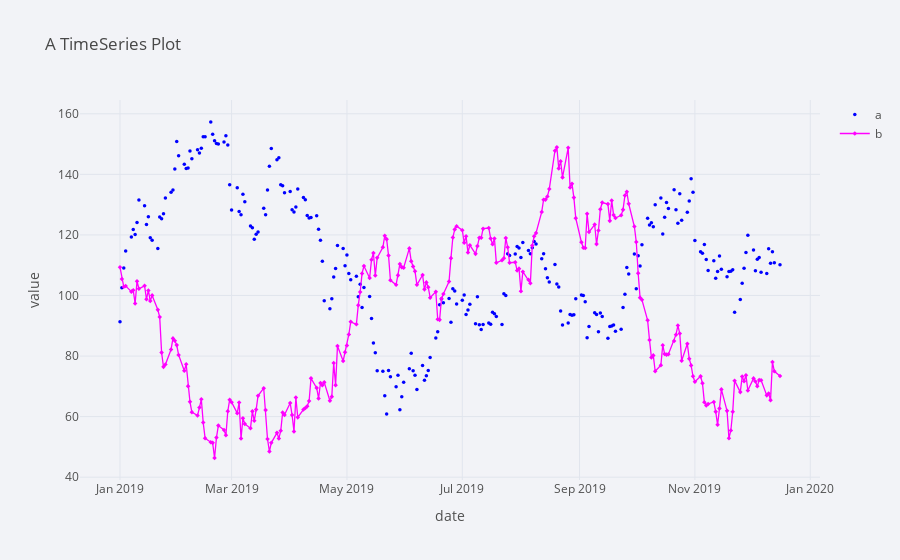

Notebook cell for this chart:
### Code cell
plyo.iplot(
    df[['a','b']].iplot(asFigure=True,
                        theme='polar',
                        title='A TimeSeries Plot',
                        xTitle='date',
                        yTitle='value',
                        mode={'a':'markers','b':'lines+markers'},
                        symbol={'a':'circle','b':'diamond'},
                        size=3.5,
                        colors={'a':'blue','b':'magenta'}),
    image='png',
    filename='ply_02'
)

### Figure 1 — Plotly figure (JSON) as saved in the notebook; plotly's stock layout.template omitted (floating-point values rounded to 4 significant figures; data arrays with more than 128 entries replaced by an {"elided": "..."} marker saying what was removed)
{"data": [{"line": {"color": "blue", "dash": "solid", "shape": "linear", "width": 1.3}, "marker": {"size": 3.5, "symbol": "circle"}, "mode": "markers", "name": "a", "text": "", "type": "scatter", "x": {"elided": "250 str values"}, "y": {"elided": "250 float values"}}, {"line": {"color": "magenta", "dash": "solid", "shape": "linear", "width": 1.3}, "marker": {"size": 3.5, "symbol": "diamond"}, "mode": "lines+markers", "name": "b", "text": "", "type": "scatter", "x": {"elided": "250 str values"}, "y": {"elided": "250 float values"}}], "layout": {"legend": {"bgcolor": "#F2F3F7", "font": {"color": "#505050"}}, "paper_bgcolor": "#F2F3F7", "plot_bgcolor": "#F2F3F7", "title": {"font": {"color": "#484848"}, "text": "A TimeSeries Plot"}, "xaxis": {"gridcolor": "#E1E5ED", "showgrid": true, "tickfont": {"color": "#505050"}, "title": {"font": {"color": "#505050"}, "text": "date"}, "zerolinecolor": "#E1E5ED"}, "yaxis": {"gridcolor": "#E1E5ED", "showgrid": true, "tickfont": {"color": "#505050"}, "title": {"font": {"color": "#505050"}, "text": "value"}, "zerolinecolor": "#E1E5ED"}}}
